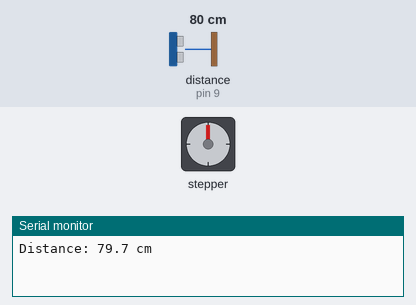
Simulated run of this sketch. Board: Arduino Uno, built with avr-gcc and run on an emulated ATmega328P. On the bench: stepper motor, the last lines printed to the serial monitor. Wiring (inferred from the names in the program): ultrasonic range finder: trigger pin 8; echo pin 9; stepper motor driver (1600 steps per turn assumed): step pin 3; direction pin 4. The test bench sets the inputs (shaded band); at power-on: distance to the obstacle (sensor on pin 9) 80 cm. The echo pulse lasts 58.3 µs per cm.

Above: at 0.1 s.
At 0.8 s:
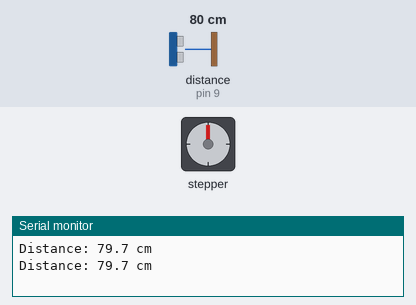
At 1.2 s:
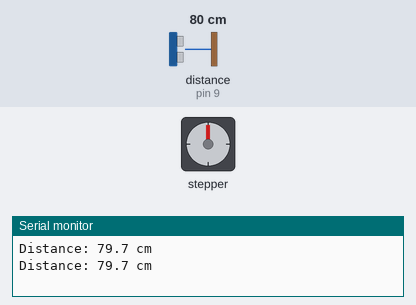
1.3 s: distance to the obstacle (sensor on pin 9) set to 250 cm
4.7 s: distance to the obstacle (sensor on pin 9) set to 2 cm
8.1 s: distance to the obstacle (sensor on pin 9) set to 120 cm
11.5 s: distance to the obstacle (sensor on pin 9) set to 4 cm
14.9 s: distance to the obstacle (sensor on pin 9) set to 299 cm
18.3 s: distance to the obstacle (sensor on pin 9) set to 9 cm
Timing chart, 0 to 69.2 s (numbered marks = the images above; inputs shaded):
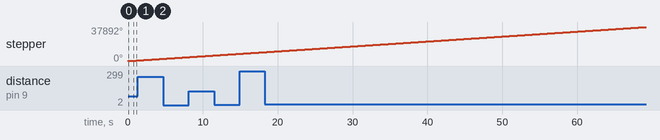

The sketch:

towing-tank.ino
```cpp
// Arduino Uno + HC-SR04 + Stepper Driver

// HC-SR04 pins
#define TRIG_PIN 8  // Digital Pin 8
#define ECHO_PIN 9  // Digital Pin 9

// Stepper driver pins
const int dirPin  = 4;  // Digital Pin 4
const int stepPin = 3;  // Digital Pin 3

// Constants
const float SOUND_SPEED = 0.0343;         // cm per µs
const int stepsPerRevolution = 1600;      // e.g. 1/8 microstepping
const int rotationDelay = 200;            // µs between steps

void setup() {
  Serial.begin(9600);
  delay(50);

  // Setup ultrasonic sensor pins
  pinMode(TRIG_PIN, OUTPUT);
  pinMode(ECHO_PIN, INPUT);
  digitalWrite(TRIG_PIN, LOW);

  // Setup stepper motor driver pins
  pinMode(dirPin, OUTPUT);
  pinMode(stepPin, OUTPUT);
  digitalWrite(dirPin, HIGH);  // Set initial direction
}

void loop() {
  // --- 1) Measure distance using HC-SR04 ---
  digitalWrite(TRIG_PIN, LOW);
  delayMicroseconds(5);
  digitalWrite(TRIG_PIN, HIGH);
  delayMicroseconds(10);
  digitalWrite(TRIG_PIN, LOW);

  // Read echo with a 30 ms timeout
  unsigned long duration = pulseIn(ECHO_PIN, HIGH, 30000UL);

  if (duration == 0) {
    Serial.println("Distance: Out of range");
  } else {
    float distanceCm = (duration * SOUND_SPEED) / 2.0;
    Serial.print("Distance: ");
    Serial.print(distanceCm, 1);
    Serial.println(" cm");
  }

  // --- 2) Rotate stepper one full revolution ---
  for (int i = 0; i < stepsPerRevolution; i++) {
    digitalWrite(stepPin, HIGH);
    delayMicroseconds(rotationDelay);
    digitalWrite(stepPin, LOW);
    delayMicroseconds(rotationDelay);
  }

  //delay(200);  // Short pause before next cycle
}
```
